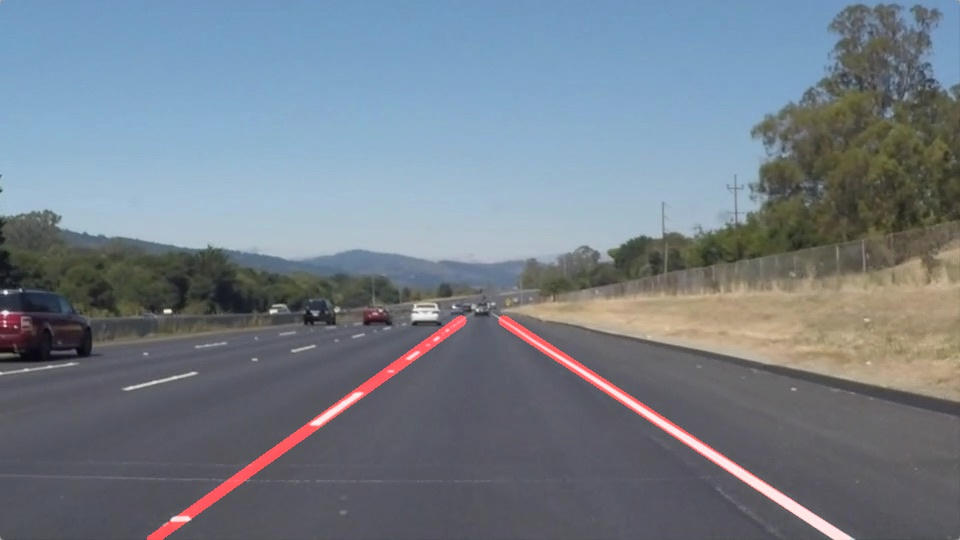
#> input picture examples/laneLines_thirdPass.jpg, 960 x 540 px
$ python -i Functions.py   (imports and definitions only)
#> lines starting #> are read from the running program, lines starting #| are printed output that depends on the picture; after the words box and inside, x2 and y2 are one past the last pixel; in counts of white or black regions, pixels touching at a corner belong together
import cv2
import math
from IDE_Version import Constants as const
import matplotlib.pyplot as plt
import numpy as np

def grayscale(img):
    return cv2.cvtColor(img, cv2.COLOR_RGB2GRAY)

def binaryScale(img): # Not Used
    imBW = cv2.adaptiveThreshold(img, 255, cv2.ADAPTIVE_THRESH_GAUSSIAN_C, cv2.THRESH_BINARY, 11, 2)
    return imBW

def canny(img, low_threshold = const.CANNY_LOW_THRES, high_threshold = const.CANNY_HIGH_THRES):
    return cv2.Canny(img, low_threshold, high_threshold)

def gaussian_blur(img, kernel_size = const.GAUSSIAN_KERNEL):
    return cv2.GaussianBlur(img, (kernel_size, kernel_size), 0)

# [33 lines left out: function region_of_interest, not called in this run]

def weighted_img(img, initial_img, α=0.8, β=1., γ=0.):
    return cv2.addWeighted(initial_img, α, img, β, γ)

def converToHLS(image):
    return cv2.cvtColor(image, cv2.COLOR_RGB2HLS);
#> returned value: shape (540, 960, 3); mean of channels 0, 1, 2 95.4, 126.4, 52.3

def converToHSV(image):
    return cv2.cvtColor(image, cv2.COLOR_RGB2HSV);
#> returned value: shape (540, 960, 3); mean H, S, V 95.3, 53.9, 143.6

# [14 lines left out: function showRegionOfInterest, not called in this run]

def hough_lines(img, rho = const.HOUGH_ROU, theta = const.HOUGH_THETA, threshold = const.HOUGH_THRESHOLD, min_line_len = const.HOUGH_MIN_LINE_LENGT, max_line_gap = const.HOUGH_MAX_LINE_GAP):
    lines = cv2.HoughLinesP(img, rho, theta, threshold, np.array([]), minLineLength=min_line_len, maxLineGap=max_line_gap)
    return lines

# [61 lines left out: functions seperateHoughLines, getLines, drawLinesTo, not called in this run]

def getOnlyWhiteAndYellows(image, W = True, Y = True ):
    #cv2.inRange function derives the wanted colors between two upper and lower limit

    #White
    hlsImage = converToHLS(image);
    hsvImage = converToHSV(image);

    # HLS is better at finding white Images
    lowerWhite = np.array(const.LOWER_WHITE_THRES, dtype=np.uint8) ## HLS -> L brighness
    higherWhite = np.array(const.HIGHER_WHITE_THRES, dtype=np.uint8)
    whiteMask = cv2.inRange(hlsImage, lowerWhite, higherWhite)
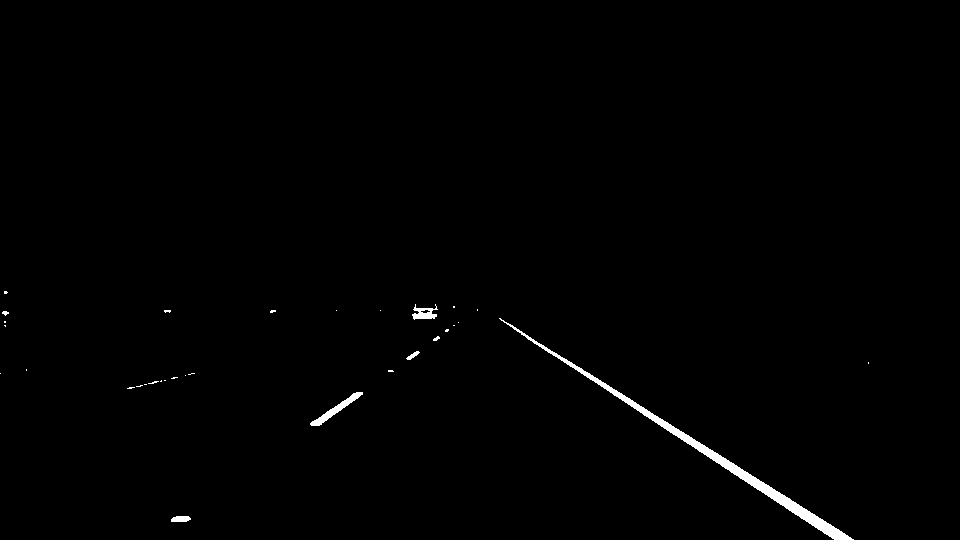
#> whiteMask: shape (540, 960); 0.72% white; 32 white regions (25 under 20 px), largest, box (x1, y1, x2, y2) and area: (499, 318, 854, 540) 2779, (310, 392, 363, 426) 377, (412, 304, 438, 320) 219

    # HSV is better at finding Yellow Images
    lowerYellow = np.array(const.LOWER_YELLOW_THRES, dtype=np.uint8)
    higherYellow = np.array(const.HIGHER_YELLOW_THRES, dtype=np.uint8)
    yellowMask = cv2.inRange(hsvImage, lowerYellow, higherYellow)
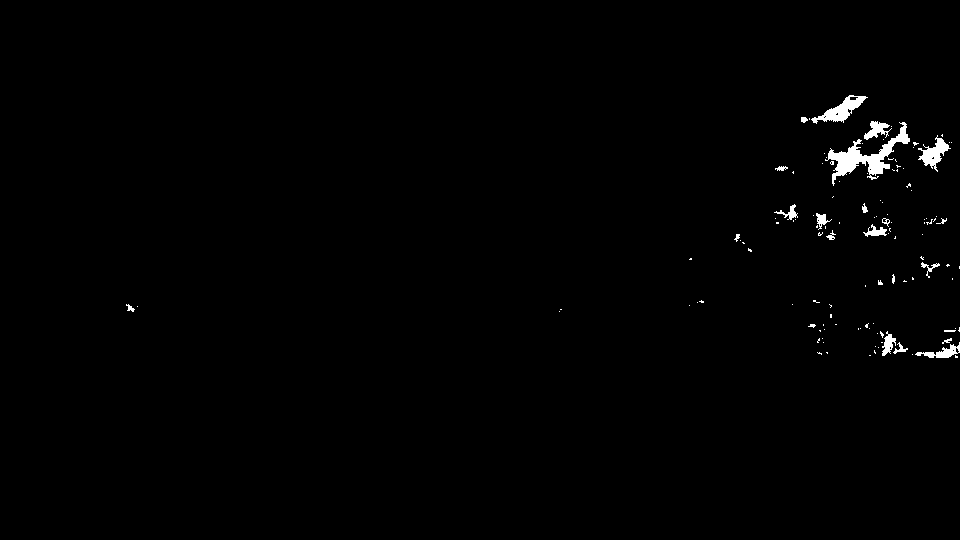
#> yellowMask: shape (540, 960); 0.85% white; 120 white regions (98 under 20 px), largest, box (x1, y1, x2, y2) and area: (825, 122, 910, 186) 1423, (811, 95, 868, 124) 598, (918, 135, 951, 172) 468

    if W and Y:
        whiteYellowCombiMask =  cv2.bitwise_or(whiteMask, yellowMask)
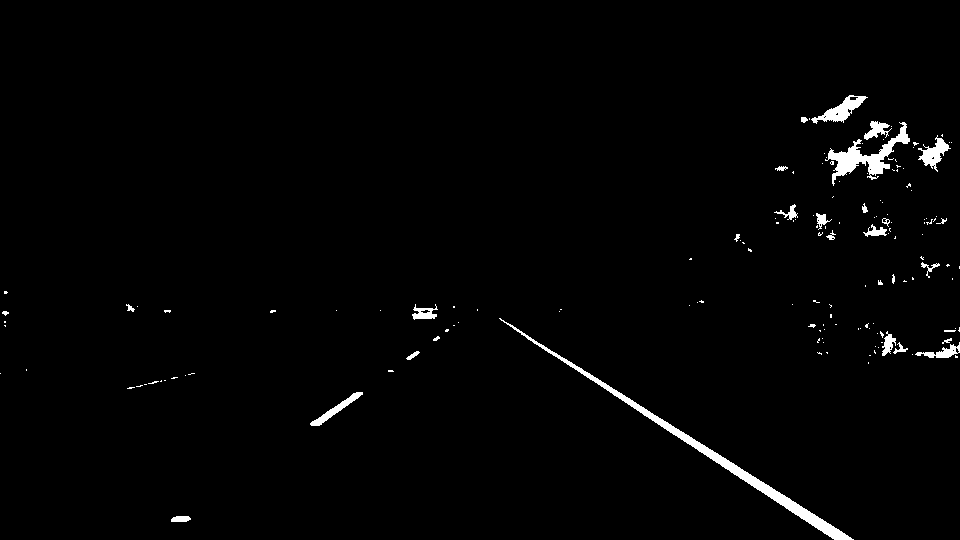
#> whiteYellowCombiMask: shape (540, 960); 1.6% white; 152 white regions (123 under 20 px), largest, box (x1, y1, x2, y2) and area: (499, 318, 854, 540) 2779, (825, 122, 910, 186) 1423, (811, 95, 868, 124) 598
        combiImage = cv2.bitwise_and(image, image, mask=whiteYellowCombiMask)
    elif Y:
        combiImage = cv2.bitwise_and(image, image, mask=yellowMask)
    elif W:
        combiImage = cv2.bitwise_and(image, image, mask=whiteMask)
    else:
        combiImage = image

    return combiImage

# [13 lines left out: functions createOutputDirectories, showAndSave, not called in this run]

>>> import cv2
>>> picture = cv2.cvtColor(cv2.imread('../examples/laneLines_thirdPass.jpg'), cv2.COLOR_BGR2RGB)
>>> result = getOnlyWhiteAndYellows(picture)
